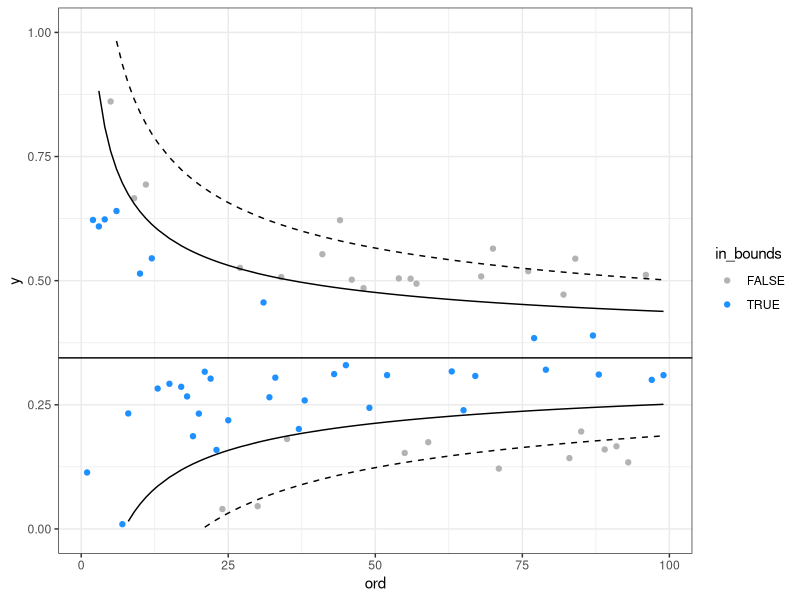
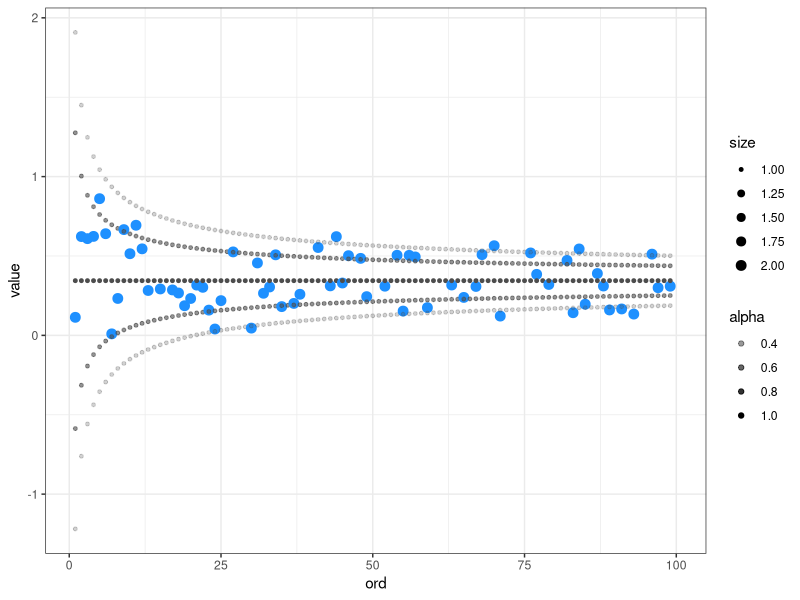

The R script that drew these images, in order:
library(tidyverse)
theme_set(theme_bw())

n <- 100

set.seed(1234)
df <- 
  tibble(
    y = runif(n),
    ord = 1:n,
    x = sample(1:1000, n, replace = TRUE),
    se = sqrt((y * (1 - y)) / (x)),
    ## lower and upper limits for 95% and 99.9% CI, based on FEM estimatorimator
    mean = weighted.mean(y, 1 / se^2),
    estimator = sqrt((mean * (1 - mean)) / (ord)),
    lcl_95 = mean - 1.96 * estimator,
    ucl_95 = mean + 1.96 * estimator,
    lcl_999 = mean - 3.29 * estimator,
    ucl_999 = mean + 3.29 * estimator,
    in_bounds = (y >= lcl_95 & y <= ucl_95)
  ) |> 
  filter(
    y >= lcl_999 - 0.05,
    y <= ucl_999 + 0.05
  ) |> 
  print()


## draw plot
ggplot(aes(ord, y), data = df) +
  geom_point(aes(color = in_bounds)) +
  geom_line(aes(y = lcl_95)) +
  geom_line(aes(y = ucl_95)) +
  geom_line(aes(y = lcl_999), linetype = "dashed") +
  geom_line(aes(y = ucl_999), linetype = "dashed") +
  geom_hline(aes(yintercept = mean)) +
  scale_color_manual(values = c("grey70", "dodgerblue")) +
  scale_y_continuous(limits = c(0, 1))

# write_csv(df, "funnel_plot.csv")

df_long <- 
  df |> 
  select(ord, y, mean, contains("cl")) |> 
  full_join(tibble(ord = 1:n)) |>
  arrange(ord) |> 
  #filter(ord > 110) |> 
  mutate(
    across(
      .cols = matches("cl_9|mean"), 
      .fns = ~approx(ord, .x, ord)$y)
  ) |> 
  pivot_longer(-ord, names_to = "metric") |> 
  mutate(
    size = ifelse(metric == "y", 2, 1), 
    color = ifelse(metric == "y", "dodgerblue", "grey30"),
    alpha = case_when(
      str_detect(metric, "999") ~ 0.25,
      str_detect(metric, "95") ~ 0.6,
      TRUE ~ 1
    )
  ) |>
  print()

ggplot(aes(ord, value), data = df_long) +
  geom_point(aes(color = color, size = size, alpha = alpha)) +
  scale_size(range = c(1, 3)) +
  scale_alpha(range = c(0.25, 1)) +
  scale_color_identity()

# write_csv(df_long, "funnel_plot_long.csv")
